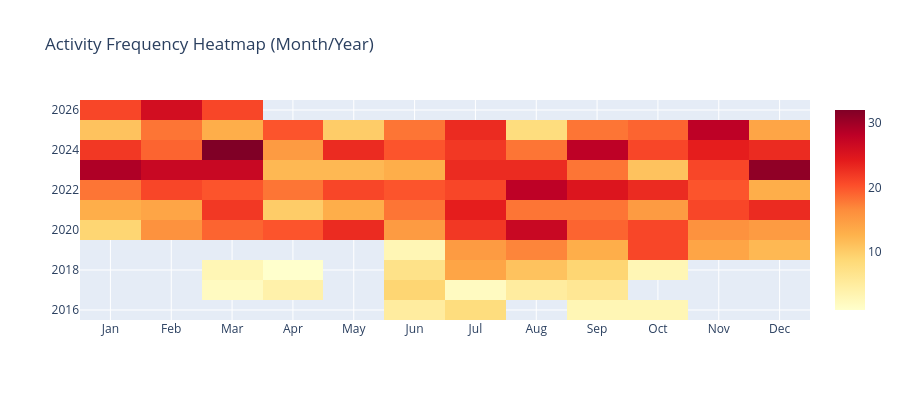

Write notebook code for a chart like this one.
### Markdown cell above
## 10. Heatmap: Activity Intensity by Month/Year

### Code cell
# Create a pivot table for heatmap
df['year_month_str'] = df['start_date'].dt.strftime('%Y-%m')
activity_heatmap = df.groupby(['year', 'month']).size().reset_index(name='count')

# Convert to pivot
pivot_data = activity_heatmap.pivot(index='year', columns='month', values='count')

fig = go.Figure(data=go.Heatmap(
    z=pivot_data.values,
    x=['Jan', 'Feb', 'Mar', 'Apr', 'May', 'Jun', 'Jul', 'Aug', 'Sep', 'Oct', 'Nov', 'Dec'],
    y=pivot_data.index,
    colorscale='YlOrRd'
))
fig.update_layout(title='Activity Frequency Heatmap (Month/Year)', height=400)
fig.show()

### Figure 1 — Plotly figure (JSON) as saved in the notebook; plotly's stock layout.template omitted (floating-point values rounded to 4 significant figures; data arrays with more than 128 entries replaced by an {"elided": "..."} marker saying what was removed)
{"data": [{"colorscale": [[0, "rgb(255,255,204)"], [0.125, "rgb(255,237,160)"], [0.25, "rgb(254,217,118)"], [0.375, "rgb(254,178,76)"], [0.5, "rgb(253,141,60)"], [0.625, "rgb(252,78,42)"], [0.75, "rgb(227,26,28)"], [0.875, "rgb(189,0,38)"], [1, "rgb(128,0,38)"]], "type": "heatmap", "x": ["Jan", "Feb", "Mar", "Apr", "May", "Jun", "Jul", "Aug", "Sep", "Oct", "Nov", "Dec"], "y": [2016, 2017, 2018, 2019, 2020, 2021, 2022, 2023, 2024, 2025, 2026], "z": {"elided": "11x12 float values"}}], "layout": {"height": 400, "title": {"text": "Activity Frequency Heatmap (Month/Year)"}}}
